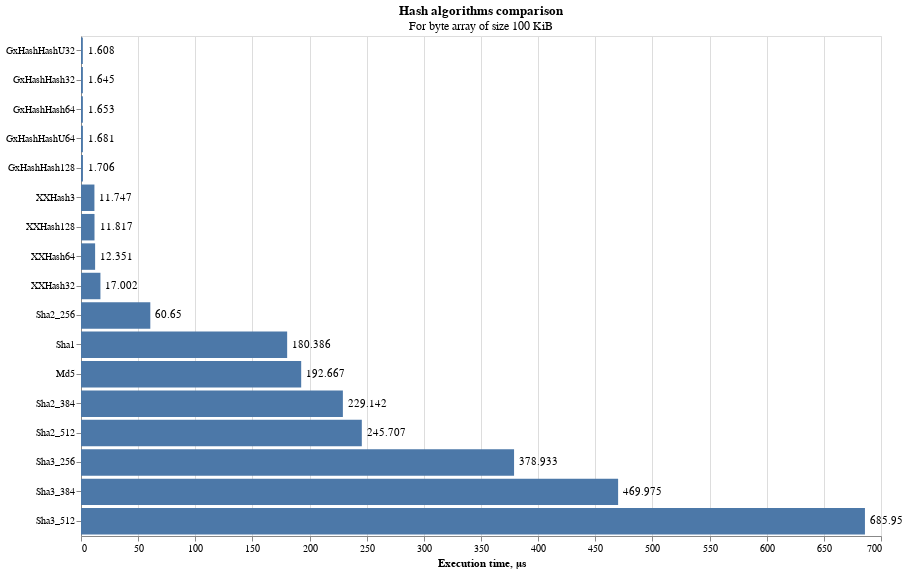

Notebook cell for this chart:
### Markdown cell above
# Hashing

### Code cell
import pandas as pd
import altair as alt


alt.theme.enable("latimes")

df = pd.read_csv(
    "..\\Hashing\\BenchmarkDotNet.Artifacts\\results\\Benchmark.HashAlgorithms-report.csv",
    delimiter=";",
)


def clean_data(df):
    # Replace all instances of " μs" with "" in column: 'Mean'
    df["Mean"] = df["Mean"].str.replace(" μs", "", case=False, regex=False)
    # Replace all instances of "," with "" in column: 'Mean'
    df["Mean"] = df["Mean"].str.replace(",", "", case=False, regex=False)
    # Change column type to float64 for column: 'Mean'
    df = df.astype({"Mean": "float64"})
    return df


df_clean = clean_data(df.copy())
df_clean.head()

plot = (
    alt.Chart(df_clean)
    .encode(
        y=alt.Y("Method", sort="x").title(""),
        x=alt.X("Mean").title("Execution time, μs"),
        text="Mean",
    )
    .properties(
        title={
            "text": "Hash algorithms comparison",
            "subtitle": "For byte array of size 100 KiB",
        },
        height=500,
        width=800,
    )
)

plot = plot.mark_bar() + plot.mark_text(align="left", dx=5)

plot.show()
plot.save("results.png", scale_factor=2)

### Figure 1 — Vega-Lite specification as saved in the notebook (floating-point values rounded to 4 significant figures)
{"usermeta": {"embedOptions": {"theme": "latimes"}}, "config": {"view": {"continuousWidth": 300, "continuousHeight": 300}}, "layer": [{"mark": {"type": "bar"}, "encoding": {"text": {"field": "Mean", "type": "quantitative"}, "x": {"field": "Mean", "title": "Execution time, μs", "type": "quantitative"}, "y": {"field": "Method", "sort": "x", "title": "", "type": "nominal"}}, "title": {"text": "Hash algorithms comparison", "subtitle": "For byte array of size 100 KiB"}}, {"mark": {"type": "text", "align": "left", "dx": 5}, "encoding": {"text": {"field": "Mean", "type": "quantitative"}, "x": {"field": "Mean", "title": "Execution time, μs", "type": "quantitative"}, "y": {"field": "Method", "sort": "x", "title": "", "type": "nominal"}}, "title": {"text": "Hash algorithms comparison", "subtitle": "For byte array of size 100 KiB"}}], "data": {"name": "data-8cc9fcaa03c334f7412734dc91511cdb"}, "height": 500, "width": 800, "$schema": "https://vega.github.io/schema/vega-lite/v5.20.1.json", "datasets": {"data-8cc9fcaa03c334f7412734dc91511cdb": [{"Method": "GxHashHash32", "Job": "Job-TVBBPY", "AnalyzeLaunchVariance": false, "EvaluateOverhead": "Default", "MaxAbsoluteError": "Default", "MaxRelativeError": "Default", "MinInvokeCount": "Default", "MinIterationTime": "Default", "OutlierMode": "Default", "Affinity": 11111111, "EnvironmentVariables": "Empty", "Jit": "RyuJit", "LargeAddressAware": "Default", "Platform": "X64", "PowerPlanMode": "8c5e7fda-e8bf-4a96-9a85-a6e23a8c635c", "Runtime": ".NET 8.0", "AllowVeryLargeObjects": false, "Concurrent": true, "CpuGroups": false, "Force": true, "HeapAffinitizeMask": "Default", "HeapCount": "Default", "NoAffinitize": false, "RetainVm": false, "Server": false, "Arguments": "Default", "BuildConfiguration": "Default", "Clock": "Default", "EngineFactory": "Default", "NuGetReferences": "Default", "Toolchain": "Default", "IsMutator": "Default", "InvocationCount": "Default", "IterationCount": 25, "IterationTime": "Default", "LaunchCount": "Default", "MaxIterationCount": "Default", "MaxWarmupIterationCount": "Default", "MemoryRandomization": "Default", "MinIterationCount": "Default", "MinWarmupIterationCount": "Default", "RunStrategy": "Default", "UnrollFactor": 16, "WarmupCount": "Default", "N": 102400, "Mean": 1.645, "Error": "0.0244 μs", "StdDev": "0.0325 μs", "Allocated": "0 B"}, {"Method": "GxHashHashU32", "Job": "Job-TVBBPY", "AnalyzeLaunchVariance": false, "EvaluateOverhead": "Default", "MaxAbsoluteError": "Default", "MaxRelativeError": "Default", "MinInvokeCount": "Default", "MinIterationTime": "Default", "OutlierMode": "Default", "Affinity": 11111111, "EnvironmentVariables": "Empty", "Jit": "RyuJit", "LargeAddressAware": "Default", "Platform": "X64", "PowerPlanMode": "8c5e7fda-e8bf-4a96-9a85-a6e23a8c635c", "Runtime": ".NET 8.0", "AllowVeryLargeObjects": false, "Concurrent": true, "CpuGroups": false, "Force": true, "HeapAffinitizeMask": "Default", "HeapCount": "Default", "NoAffinitize": false, "RetainVm": false, "Server": false, "Arguments": "Default", "BuildConfiguration": "Default", "Clock": "Default", "EngineFactory": "Default", "NuGetReferences": "Default", "Toolchain": "Default", "IsMutator": "Default", "InvocationCount": "Default", "IterationCount": 25, "IterationTime": "Default", "LaunchCount": "Default", "MaxIterationCount": "Default", "MaxWarmupIterationCount": "Default", "MemoryRandomization": "Default", "MinIterationCount": "Default", "MinWarmupIterationCount": "Default", "RunStrategy": "Default", "UnrollFactor": 16, "WarmupCount": "Default", "N": 102400, "Mean": 1.608, "Error": "0.0145 μs", "StdDev": "0.0183 μs", "Allocated": "0 B"}, {"Method": "GxHashHash64", "Job": "Job-TVBBPY", "AnalyzeLaunchVariance": false, "EvaluateOverhead": "Default", "MaxAbsoluteError": "Default", "MaxRelativeError": "Default", "MinInvokeCount": "Default", "MinIterationTime": "Default", "OutlierMode": "Default", "Affinity": 11111111, "EnvironmentVariables": "Empty", "Jit": "RyuJit", "LargeAddressAware": "Default", "Platform": "X64", "PowerPlanMode": "8c5e7fda-e8bf-4a96-9a85-a6e23a8c635c", "Runtime": ".NET 8.0", "AllowVeryLargeObjects": false, "Concurrent": true, "CpuGroups": false, "Force": true, "HeapAffinitizeMask": "Default", "HeapCount": "Default", "NoAffinitize": false, "RetainVm": false, "Server": false, "Arguments": "Default", "BuildConfiguration": "Default", "Clock": "Default", "EngineFactory": "Default", "NuGetReferences": "Default", "Toolchain": "Default", "IsMutator": "Default", "InvocationCount": "Default", "IterationCount": 25, "IterationTime": "Default", "LaunchCount": "Default", "MaxIterationCount": "Default", "MaxWarmupIterationCount": "Default", "MemoryRandomization": "Default", "MinIterationCount": "Default", "MinWarmupIterationCount": "Default", "RunStrategy": "Default", "UnrollFactor": 16, "WarmupCount": "Default", "N": 102400, "Mean": 1.653, "Error": "0.0195 μs", "StdDev": "0.0253 μs", "Allocated": "0 B"}, {"Method": "GxHashHashU64", "Job": "Job-TVBBPY", "AnalyzeLaunchVariance": false, "EvaluateOverhead": "Default", "MaxAbsoluteError": "Default", "MaxRelativeError": "Default", "MinInvokeCount": "Default", "MinIterationTime": "Default", "OutlierMode": "Default", "Affinity": 11111111, "EnvironmentVariables": "Empty", "Jit": "RyuJit", "LargeAddressAware": "Default", "Platform": "X64", "PowerPlanMode": "8c5e7fda-e8bf-4a96-9a85-a6e23a8c635c", "Runtime": ".NET 8.0", "AllowVeryLargeObjects": false, "Concurrent": true, "CpuGroups": false, "Force": true, "HeapAffinitizeMask": "Default", "HeapCount": "Default", "NoAffinitize": false, "RetainVm": false, "Server": false, "Arguments": "Default", "BuildConfiguration": "Default", "Clock": "Default", "EngineFactory": "Default", "NuGetReferences": "Default", "Toolchain": "Default", "IsMutator": "Default", "InvocationCount": "Default", "IterationCount": 25, "IterationTime": "Default", "LaunchCount": "Default", "MaxIterationCount": "Default", "MaxWarmupIterationCount": "Default", "MemoryRandomization": "Default", "MinIterationCount": "Default", "MinWarmupIterationCount": "Default", "RunStrategy": "Default", "UnrollFactor": 16, "WarmupCount": "Default", "N": 102400, "Mean": 1.681, "Error": "0.0283 μs", "StdDev": "0.0378 μs", "Allocated": "0 B"}, {"Method": "GxHashHash128", "Job": "Job-TVBBPY", "AnalyzeLaunchVariance": false, "EvaluateOverhead": "Default", "MaxAbsoluteError": "Default", "MaxRelativeError": "Default", "MinInvokeCount": "Default", "MinIterationTime": "Default", "OutlierMode": "Default", "Affinity": 11111111, "EnvironmentVariables": "Empty", "Jit": "RyuJit", "LargeAddressAware": "Default", "Platform": "X64", "PowerPlanMode": "8c5e7fda-e8bf-4a96-9a85-a6e23a8c635c", "Runtime": ".NET 8.0", "AllowVeryLargeObjects": false, "Concurrent": true, "CpuGroups": false, "Force": true, "HeapAffinitizeMask": "Default", "HeapCount": "Default", "NoAffinitize": false, "RetainVm": false, "Server": false, "Arguments": "Default", "BuildConfiguration": "Default", "Clock": "Default", "EngineFactory": "Default", "NuGetReferences": "Default", "Toolchain": "Default", "IsMutator": "Default", "InvocationCount": "Default", "IterationCount": 25, "IterationTime": "Default", "LaunchCount": "Default", "MaxIterationCount": "Default", "MaxWarmupIterationCount": "Default", "MemoryRandomization": "Default", "MinIterationCount": "Default", "MinWarmupIterationCount": "Default", "RunStrategy": "Default", "UnrollFactor": 16, "WarmupCount": "Default", "N": 102400, "Mean": 1.706, "Error": "0.0344 μs", "StdDev": "0.0447 μs", "Allocated": "0 B"}, {"Method": "XXHash3", "Job": "Job-TVBBPY", "AnalyzeLaunchVariance": false, "EvaluateOverhead": "Default", "MaxAbsoluteError": "Default", "MaxRelativeError": "Default", "MinInvokeCount": "Default", "MinIterationTime": "Default", "OutlierMode": "Default", "Affinity": 11111111, "EnvironmentVariables": "Empty", "Jit": "RyuJit", "LargeAddressAware": "Default", "Platform": "X64", "PowerPlanMode": "8c5e7fda-e8bf-4a96-9a85-a6e23a8c635c", "Runtime": ".NET 8.0", "AllowVeryLargeObjects": false, "Concurrent": true, "CpuGroups": false, "Force": true, "HeapAffinitizeMask": "Default", "HeapCount": "Default", "NoAffinitize": false, "RetainVm": false, "Server": false, "Arguments": "Default", "BuildConfiguration": "Default", "Clock": "Default", "EngineFactory": "Default", "NuGetReferences": "Default", "Toolchain": "Default", "IsMutator": "Default", "InvocationCount": "Default", "IterationCount": 25, "IterationTime": "Default", "LaunchCount": "Default", "MaxIterationCount": "Default", "MaxWarmupIterationCount": "Default", "MemoryRandomization": "Default", "MinIterationCount": "Default", "MinWarmupIterationCount": "Default", "RunStrategy": "Default", "UnrollFactor": 16, "WarmupCount": "Default", "N": 102400, "Mean": 11.75, "Error": "0.2621 μs", "StdDev": "0.3499 μs", "Allocated": "0 B"}, {"Method": "XXHash64", "Job": "Job-TVBBPY", "AnalyzeLaunchVariance": false, "EvaluateOverhead": "Default", "MaxAbsoluteError": "Default", "MaxRelativeError": "Default", "MinInvokeCount": "Default", "MinIterationTime": "Default", "OutlierMode": "Default", "Affinity": 11111111, "EnvironmentVariables": "Empty", "Jit": "RyuJit", "LargeAddressAware": "Default", "Platform": "X64", "PowerPlanMode": "8c5e7fda-e8bf-4a96-9a85-a6e23a8c635c", "Runtime": ".NET 8.0", "AllowVeryLargeObjects": false, "Concurrent": true, "CpuGroups": false, "Force": true, "HeapAffinitizeMask": "Default", "HeapCount": "Default", "NoAffinitize": false, "RetainVm": false, "Server": false, "Arguments": "Default", "BuildConfiguration": "Default", "Clock": "Default", "EngineFactory": "Default", "NuGetReferences": "Default", "Toolchain": "Default", "IsMutator": "Default", "InvocationCount": "Default", "IterationCount": 25, "IterationTime": "Default", "LaunchCount": "Default", "MaxIterationCount": "Default", "MaxWarmupIterationCount": "Default", "MemoryRandomization": "Default", "MinIterationCount": "Default", "MinWarmupIterationCount": "Default", "RunStrategy": "Default", "UnrollFactor": 16, "WarmupCount": "Default", "N": 102400, "Mean": 12.35, "Error": "0.2321 μs", "StdDev": "0.3099 μs", "Allocated": "0 B"}, {"Method": "XXHash32", "Job": "Job-TVBBPY", "AnalyzeLaunchVariance": false, "EvaluateOverhead": "Default", "MaxAbsoluteError": "Default", "MaxRelativeError": "Default", "MinInvokeCount": "Default", "MinIterationTime": "Default", "OutlierMode": "Default", "Affinity": 11111111, "EnvironmentVariables": "Empty", "Jit": "RyuJit", "LargeAddressAware": "Default", "Platform": "X64", "PowerPlanMode": "8c5e7fda-e8bf-4a96-9a85-a6e23a8c635c", "Runtime": ".NET 8.0", "AllowVeryLargeObjects": false, "Concurrent": true, "CpuGroups": false, "Force": true, "HeapAffinitizeMask": "Default", "HeapCount": "Default", "NoAffinitize": false, "RetainVm": false, "Server": false, "Arguments": "Default", "BuildConfiguration": "Default", "Clock": "Default", "EngineFactory": "Default", "NuGetReferences": "Default", "Toolchain": "Default", "IsMutator": "Default", "InvocationCount": "Default", "IterationCount": 25, "IterationTime": "Default", "LaunchCount": "Default", "MaxIterationCount": "Default", "MaxWarmupIterationCount": "Default", "MemoryRandomization": "Default", "MinIterationCount": "Default", "MinWarmupIterationCount": "Default", "RunStrategy": "Default", "UnrollFactor": 16, "WarmupCount": "Default", "N": 102400, "Mean": 17.0, "Error": "0.4256 μs", "StdDev": "0.5681 μs", "Allocated": "0 B"}, {"Method": "XXHash128", "Job": "Job-TVBBPY", "AnalyzeLaunchVariance": false, "EvaluateOverhead": "Default", "MaxAbsoluteError": "Default", "MaxRelativeError": "Default", "MinInvokeCount": "Default", "MinIterationTime": "Default", "OutlierMode": "Default", "Affinity": 11111111, "EnvironmentVariables": "Empty", "Jit": "RyuJit", "LargeAddressAware": "Default", "Platform": "X64", "PowerPlanMode": "8c5e7fda-e8bf-4a96-9a85-a6e23a8c635c", "Runtime": ".NET 8.0", "AllowVeryLargeObjects": false, "Concurrent": true, "CpuGroups": false, "Force": true, "HeapAffinitizeMask": "Default", "HeapCount": "Default", "NoAffinitize": false, "RetainVm": false, "Server": false, "Arguments": "Default", "BuildConfiguration": "Default", "Clock": "Default", "EngineFactory": "Default", "NuGetReferences": "Default", "Toolchain": "Default", "IsMutator": "Default", "InvocationCount": "Default", "IterationCount": 25, "IterationTime": "Default", "LaunchCount": "Default", "MaxIterationCount": "Default", "MaxWarmupIterationCount": "Default", "MemoryRandomization": "Default", "MinIterationCount": "Default", "MinWarmupIterationCount": "Default", "RunStrategy": "Default", "UnrollFactor": 16, "WarmupCount": "Default", "N": 102400, "Mean": 11.82, "Error": "0.2981 μs", "StdDev": "0.3979 μs", "Allocated": "0 B"}, {"Method": "Sha1", "Job": "Job-TVBBPY", "AnalyzeLaunchVariance": false, "EvaluateOverhead": "Default", "MaxAbsoluteError": "Default", "MaxRelativeError": "Default", "MinInvokeCount": "Default", "MinIterationTime": "Default", "OutlierMode": "Default", "Affinity": 11111111, "EnvironmentVariables": "Empty", "Jit": "RyuJit", "LargeAddressAware": "Default", "Platform": "X64", "PowerPlanMode": "8c5e7fda-e8bf-4a96-9a85-a6e23a8c635c", "Runtime": ".NET 8.0", "AllowVeryLargeObjects": false, "Concurrent": true, "CpuGroups": false, "Force": true, "HeapAffinitizeMask": "Default", "HeapCount": "Default", "NoAffinitize": false, "RetainVm": false, "Server": false, "Arguments": "Default", "BuildConfiguration": "Default", "Clock": "Default", "EngineFactory": "Default", "NuGetReferences": "Default", "Toolchain": "Default", "IsMutator": "Default", "InvocationCount": "Default", "IterationCount": 25, "IterationTime": "Default", "LaunchCount": "Default", "MaxIterationCount": "Default", "MaxWarmupIterationCount": "Default", "MemoryRandomization": "Default", "MinIterationCount": "Default", "MinWarmupIterationCount": "Default", "RunStrategy": "Default", "UnrollFactor": 16, "WarmupCount": "Default", "N": 102400, "Mean": 180.4, "Error": "4.2214 μs", "StdDev": "5.6354 μs", "Allocated": "48 B"}, {"Method": "Sha2_256", "Job": "Job-TVBBPY", "AnalyzeLaunchVariance": false, "EvaluateOverhead": "Default", "MaxAbsoluteError": "Default", "MaxRelativeError": "Default", "MinInvokeCount": "Default", "MinIterationTime": "Default", "OutlierMode": "Default", "Affinity": 11111111, "EnvironmentVariables": "Empty", "Jit": "RyuJit", "LargeAddressAware": "Default", "Platform": "X64", "PowerPlanMode": "8c5e7fda-e8bf-4a96-9a85-a6e23a8c635c", "Runtime": ".NET 8.0", "AllowVeryLargeObjects": false, "Concurrent": true, "CpuGroups": false, "Force": true, "HeapAffinitizeMask": "Default", "HeapCount": "Default", "NoAffinitize": false, "RetainVm": false, "Server": false, "Arguments": "Default", "BuildConfiguration": "Default", "Clock": "Default", "EngineFactory": "Default", "NuGetReferences": "Default", "Toolchain": "Default", "IsMutator": "Default", "InvocationCount": "Default", "IterationCount": 25, "IterationTime": "Default", "LaunchCount": "Default", "MaxIterationCount": "Default", "MaxWarmupIterationCount": "Default", "MemoryRandomization": "Default", "MinIterationCount": "Default", "MinWarmupIterationCount": "Default", "RunStrategy": "Default", "UnrollFactor": 16, "WarmupCount": "Default", "N": 102400, "Mean": 60.65, "Error": "0.7496 μs", "StdDev": "0.9206 μs", "Allocated": "56 B"}, {"Method": "Sha2_384", "Job": "Job-TVBBPY", "AnalyzeLaunchVariance": false, "EvaluateOverhead": "Default", "MaxAbsoluteError": "Default", "MaxRelativeError": "Default", "MinInvokeCount": "Default", "MinIterationTime": "Default", "OutlierMode": "Default", "Affinity": 11111111, "EnvironmentVariables": "Empty", "Jit": "RyuJit", "LargeAddressAware": "Default", "Platform": "X64", "PowerPlanMode": "8c5e7fda-e8bf-4a96-9a85-a6e23a8c635c", "Runtime": ".NET 8.0", "AllowVeryLargeObjects": false, "Concurrent": true, "CpuGroups": false, "Force": true, "HeapAffinitizeMask": "Default", "HeapCount": "Default", "NoAffinitize": false, "RetainVm": false, "Server": false, "Arguments": "Default", "BuildConfiguration": "Default", "Clock": "Default", "EngineFactory": "Default", "NuGetReferences": "Default", "Toolchain": "Default", "IsMutator": "Default", "InvocationCount": "Default", "IterationCount": 25, "IterationTime": "Default", "LaunchCount": "Default", "MaxIterationCount": "Default", "MaxWarmupIterationCount": "Default", "MemoryRandomization": "Default", "MinIterationCount": "Default", "MinWarmupIterationCount": "Default", "RunStrategy": "Default", "UnrollFactor": 16, "WarmupCount": "Default", "N": 102400, "Mean": 229.1, "Error": "5.7161 μs", "StdDev": "7.6308 μs", "Allocated": "72 B"}, {"Method": "Sha2_512", "Job": "Job-TVBBPY", "AnalyzeLaunchVariance": false, "EvaluateOverhead": "Default", "MaxAbsoluteError": "Default", "MaxRelativeError": "Default", "MinInvokeCount": "Default", "MinIterationTime": "Default", "OutlierMode": "Default", "Affinity": 11111111, "EnvironmentVariables": "Empty", "Jit": "RyuJit", "LargeAddressAware": "Default", "Platform": "X64", "PowerPlanMode": "8c5e7fda-e8bf-4a96-9a85-a6e23a8c635c", "Runtime": ".NET 8.0", "AllowVeryLargeObjects": false, "Concurrent": true, "CpuGroups": false, "Force": true, "HeapAffinitizeMask": "Default", "HeapCount": "Default", "NoAffinitize": false, "RetainVm": false, "Server": false, "Arguments": "Default", "BuildConfiguration": "Default", "Clock": "Default", "EngineFactory": "Default", "NuGetReferences": "Default", "Toolchain": "Default", "IsMutator": "Default", "InvocationCount": "Default", "IterationCount": 25, "IterationTime": "Default", "LaunchCount": "Default", "MaxIterationCount": "Default", "MaxWarmupIterationCount": "Default", "MemoryRandomization": "Default", "MinIterationCount": "Default", "MinWarmupIterationCount": "Default", "RunStrategy": "Default", "UnrollFactor": 16, "WarmupCount": "Default", "N": 102400, "Mean": 245.7, "Error": "6.4021 μs", "StdDev": "8.5467 μs", "Allocated": "88 B"}, {"Method": "Sha3_256", "Job": "Job-TVBBPY", "AnalyzeLaunchVariance": false, "EvaluateOverhead": "Default", "MaxAbsoluteError": "Default", "MaxRelativeError": "Default", "MinInvokeCount": "Default", "MinIterationTime": "Default", "OutlierMode": "Default", "Affinity": 11111111, "EnvironmentVariables": "Empty", "Jit": "RyuJit", "LargeAddressAware": "Default", "Platform": "X64", "PowerPlanMode": "8c5e7fda-e8bf-4a96-9a85-a6e23a8c635c", "Runtime": ".NET 8.0", "AllowVeryLargeObjects": false, "Concurrent": true, "CpuGroups": false, "Force": true, "HeapAffinitizeMask": "Default", "HeapCount": "Default", "NoAffinitize": false, "RetainVm": false, "Server": false, "Arguments": "Default", "BuildConfiguration": "Default", "Clock": "Default", "EngineFactory": "Default", "NuGetReferences": "Default", "Toolchain": "Default", "IsMutator": "Default", "InvocationCount": "Default", "IterationCount": 25, "IterationTime": "Default", "LaunchCount": "Default", "MaxIterationCount": "Default", "MaxWarmupIterationCount": "Default", "MemoryRandomization": "Default", "MinIterationCount": "Default", "MinWarmupIterationCount": "Default", "RunStrategy": "Default", "UnrollFactor": 16, "WarmupCount": "Default", "N": 102400, "Mean": 378.9, "Error": "12.9461 μs", "StdDev": "17.2827 μs", "Allocated": "56 B"}, {"Method": "Sha3_384", "Job": "Job-TVBBPY", "AnalyzeLaunchVariance": false, "EvaluateOverhead": "Default", "MaxAbsoluteError": "Default", "MaxRelativeError": "Default", "MinInvokeCount": "Default", "MinIterationTime": "Default", "OutlierMode": "Default", "Affinity": 11111111, "EnvironmentVariables": "Empty", "Jit": "RyuJit", "LargeAddressAware": "Default", "Platform": "X64", "PowerPlanMode": "8c5e7fda-e8bf-4a96-9a85-a6e23a8c635c", "Runtime": ".NET 8.0", "AllowVeryLargeObjects": false, "Concurrent": true, "CpuGroups": false, "Force": true, "HeapAffinitizeMask": "Default", "HeapCount": "Default", "NoAffinitize": false, "RetainVm": false, "Server": false, "Arguments": "Default", "BuildConfiguration": "Default", "Clock": "Default", "EngineFactory": "Default", "NuGetReferences": "Default", "Toolchain": "Default", "IsMutator": "Default", "InvocationCount": "Default", "IterationCount": 25, "IterationTime": "Default", "LaunchCount": "Default", "MaxIterationCount": "Default", "MaxWarmupIterationCount": "Default", "MemoryRandomization": "Default", "MinIterationCount": "Default", "MinWarmupIterationCount": "Default", "RunStrategy": "Default", "UnrollFactor": 16, "WarmupCount": "Default", "N": 102400, "Mean": 470.0, "Error": "17.2153 μs", "StdDev": "22.9820 μs", "Allocated": "72 B"}, {"Method": "Sha3_512", "Job": "Job-TVBBPY", "AnalyzeLaunchVariance": false, "EvaluateOverhead": "Default", "MaxAbsoluteError": "Default", "MaxRelativeError": "Default", "MinInvokeCount": "Default", "MinIterationTime": "Default", "OutlierMode": "Default", "Affinity": 11111111, "EnvironmentVariables": "Empty", "Jit": "RyuJit", "LargeAddressAware": "Default", "Platform": "X64", "PowerPlanMode": "8c5e7fda-e8bf-4a96-9a85-a6e23a8c635c", "Runtime": ".NET 8.0", "AllowVeryLargeObjects": false, "Concurrent": true, "CpuGroups": false, "Force": true, "HeapAffinitizeMask": "Default", "HeapCount": "Default", "NoAffinitize": false, "RetainVm": false, "Server": false, "Arguments": "Default", "BuildConfiguration": "Default", "Clock": "Default", "EngineFactory": "Default", "NuGetReferences": "Default", "Toolchain": "Default", "IsMutator": "Default", "InvocationCount": "Default", "IterationCount": 25, "IterationTime": "Default", "LaunchCount": "Default", "MaxIterationCount": "Default", "MaxWarmupIterationCount": "Default", "MemoryRandomization": "Default", "MinIterationCount": "Default", "MinWarmupIterationCount": "Default", "RunStrategy": "Default", "UnrollFactor": 16, "WarmupCount": "Default", "N": 102400, "Mean": 686.0, "Error": "16.1847 μs", "StdDev": "21.6061 μs", "Allocated": "88 B"}, {"Method": "Md5", "Job": "Job-TVBBPY", "AnalyzeLaunchVariance": false, "EvaluateOverhead": "Default", "MaxAbsoluteError": "Default", "MaxRelativeError": "Default", "MinInvokeCount": "Default", "MinIterationTime": "Default", "OutlierMode": "Default", "Affinity": 11111111, "EnvironmentVariables": "Empty", "Jit": "RyuJit", "LargeAddressAware": "Default", "Platform": "X64", "PowerPlanMode": "8c5e7fda-e8bf-4a96-9a85-a6e23a8c635c", "Runtime": ".NET 8.0", "AllowVeryLargeObjects": false, "Concurrent": true, "CpuGroups": false, "Force": true, "HeapAffinitizeMask": "Default", "HeapCount": "Default", "NoAffinitize": false, "RetainVm": false, "Server": false, "Arguments": "Default", "BuildConfiguration": "Default", "Clock": "Default", "EngineFactory": "Default", "NuGetReferences": "Default", "Toolchain": "Default", "IsMutator": "Default", "InvocationCount": "Default", "IterationCount": 25, "IterationTime": "Default", "LaunchCount": "Default", "MaxIterationCount": "Default", "MaxWarmupIterationCount": "Default", "MemoryRandomization": "Default", "MinIterationCount": "Default", "MinWarmupIterationCount": "Default", "RunStrategy": "Default", "UnrollFactor": 16, "WarmupCount": "Default", "N": 102400, "Mean": 192.7, "Error": "1.0858 μs", "StdDev": "1.3335 μs", "Allocated": "40 B"}]}}
